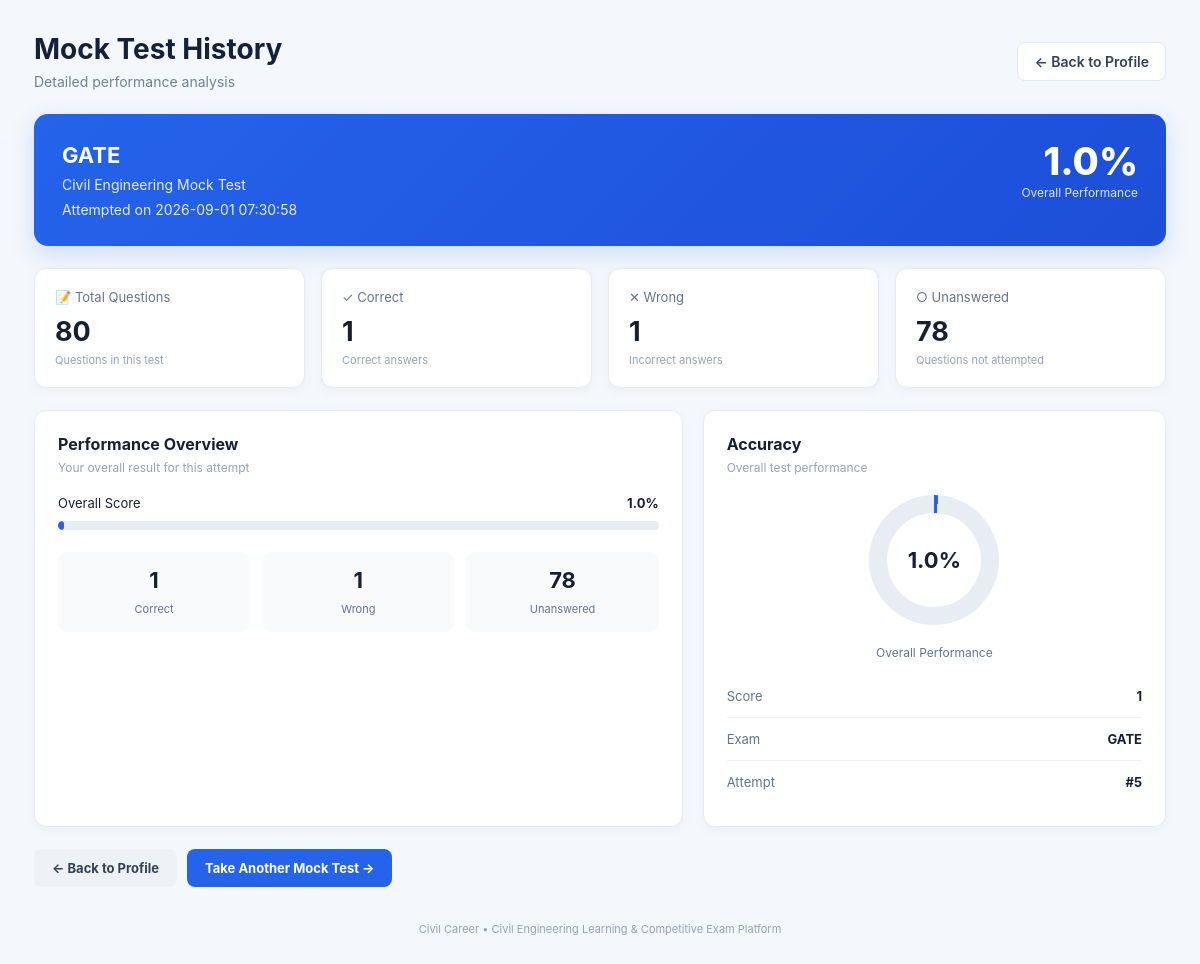
/mock-test-history/5 (signed in), run on the app's committed database.
### tables this page shows
CREATE TABLE mock_test_results (

            id INTEGER PRIMARY KEY AUTOINCREMENT,

            student_id INTEGER NOT NULL,

            exam_slug TEXT NOT NULL,

            exam_name TEXT NOT NULL,

            total_questions INTEGER NOT NULL,

            correct INTEGER NOT NULL,

            wrong INTEGER NOT NULL,

            unanswered INTEGER NOT NULL,

            score INTEGER NOT NULL,

            percentage REAL NOT NULL,

            attempt_id TEXT UNIQUE NOT NULL,

            created_at TEXT NOT NULL DEFAULT CURRENT_TIMESTAMP

        );

### app.py (the view)
@app.route("/mock-test-history/<int:result_id>")
def mock_test_history(result_id):
    if "student_id" not in session:
        return redirect(url_for("login"))
    connection = get_db_connection()
    result = connection.execute(
        """
        SELECT
            id,
            exam_slug,
            exam_name,
            total_questions,
            correct,
            wrong,
            unanswered,
            score,
            percentage,
            attempt_id,
            created_at
        FROM mock_test_results
        WHERE id = ?
          AND student_id = ?
        """,
        (
            result_id,
            session["student_id"]
        )
    ).fetchone()
    connection.close()
    if result is None:
        return "Mock test result not found", 404
    return render_template(
        "mock_history_details.html",
        student_name=session["student_name"],
        student_education=session["student_education"],
        result=result
    )

### app.py (called while the page is built)
def get_db_connection():
    connection = sqlite3.connect("civilcareer.db")
    connection.row_factory = sqlite3.Row
    return connection

### templates/mock_history_details.html (shortened to what this page needs)
<!DOCTYPE html>
<html lang="en">
<head>
</head>
<body>
<div class="page">
    <div class="top-header">
        <div class="title-section">
            <h1>
                Mock Test History
            </h1>
            <p>
                Detailed performance analysis
            </p>
        </div>
        <a
            href="{{ url_for('profile') }}"
            class="back-btn">
            ← Back to Profile
        </a>
    </div>
    <div class="result-hero">
        <div class="hero-top">
            <div class="hero-title">
                <h2>
                    {{ result["exam_name"] }}
                </h2>
                <p>
                    Civil Engineering Mock Test
                </p>
                <p>
                    Attempted on {{ result["created_at"] }}
                </p>
            </div>
            <div class="percentage-box">
                <div class="percentage">
                    {{ result["percentage"] }}%
                </div>
                <span>
                    Overall Performance
                </span>
            </div>
        </div>
    </div>
    <div class="stats-grid">
        <div class="stat-card">
            <div class="stat-label">
                📝 Total Questions
            </div>
            <div class="stat-value">
                {{ result["total_questions"] }}
            </div>
            <div class="stat-description">
                Questions in this test
            </div>
        </div>
        <div class="stat-card">
            <div class="stat-label">
                ✓ Correct
            </div>
            <div class="stat-value">
                {{ result["correct"] }}
            </div>
            <div class="stat-description">
                Correct answers
            </div>
        </div>
        <div class="stat-card">
            <div class="stat-label">
                ✕ Wrong
            </div>
            <div class="stat-value">
                {{ result["wrong"] }}
            </div>
            <div class="stat-description">
                Incorrect answers
            </div>
        </div>
        <div class="stat-card">
            <div class="stat-label">
                ○ Unanswered
            </div>
            <div class="stat-value">
                {{ result["unanswered"] }}
            </div>
            <div class="stat-description">
                Questions not attempted
            </div>
        </div>
    </div>
    <div class="content-grid">
        <div class="card">
            <h3>
                Performance Overview
            </h3>
            <div class="card-subtitle">
                Your overall result for this attempt
            </div>
            <div class="score-row">
                <span>
                    Overall Score
                </span>
                <strong>
                    {{ result["percentage"] }}%
                </strong>
            </div>
            <div class="progress">
                <div class="progress-bar"></div>
            </div>
            <div class="breakdown">
                <div class="breakdown-item">
                    <strong>
                        {{ result["correct"] }}
                    </strong>
                    <span>
                        Correct
                    </span>
                </div>
                <div class="breakdown-item">
                    <strong>
                        {{ result["wrong"] }}
                    </strong>
                    <span>
                        Wrong
                    </span>
                </div>
                <div class="breakdown-item">
                    <strong>
                        {{ result["unanswered"] }}
                    </strong>
                    <span>
                        Unanswered
                    </span>
                </div>
            </div>
        </div>
        <div class="card">
            <h3>
                Accuracy
            </h3>
            <div class="card-subtitle">
                Overall test performance
            </div>
            <div class="accuracy-circle">
                <div class="accuracy-value">
                    {{ result["percentage"] }}%
                </div>
            </div>
            <div class="accuracy-text">
                Overall Performance
            </div>
            <div class="detail-list">
                <div class="detail-row">
                    <span class="detail-label">
                        Score
                    </span>
                    <span class="detail-value">
                        {{ result["score"] }}
                    </span>
                </div>
                <div class="detail-row">
                    <span class="detail-label">
                        Exam
                    </span>
                    <span class="detail-value">
                        {{ result["exam_name"] }}
                    </span>
                </div>
                <div class="detail-row">
                    <span class="detail-label">
                        Attempt
                    </span>
                    <span class="detail-value">
                        #{{ result["id"] }}
                    </span>
                </div>
            </div>
        </div>
    </div>
    <div class="actions">
        <a
            href="{{ url_for('profile') }}"
            class="btn btn-secondary">
            ← Back to Profile
        </a>
        <a
            href="{{ url_for('mock_tests') }}"
            class="btn btn-primary">
            Take Another Mock Test →
        </a>
    </div>
    <div class="footer">
        Civil Career • Civil Engineering Learning & Competitive Exam Platform
    </div>
</div>
</body>
</html>

### data on the page
mock_test_results: exam_name "GATE", created_at "2026-09-01 07:30:58", percentage "1.0", total_questions "80", correct "1", wrong "1", unanswered "78", score "1", id "5"
